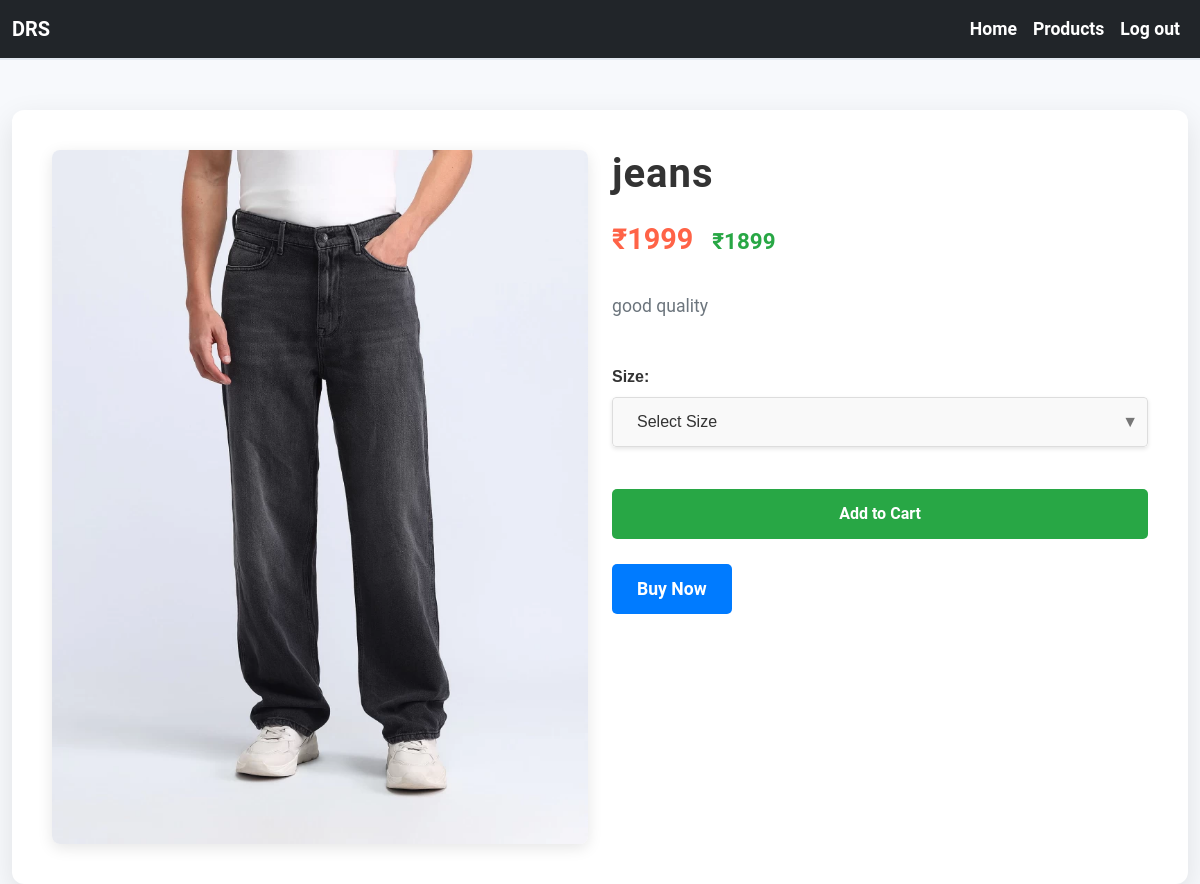
The app's page /view_pro/8/ with its own data.
### app/models.py (models this page shows, shortened)
class Product(models.Model):
    pro_id=models.TextField()
    name=models.TextField()
    price=models.IntegerField()
    ofr_price=models.IntegerField()
    img=models.FileField()
    dis=models.TextField()
    sizes = models.ManyToManyField(Size, related_name='Sizes')
    quantity = models.PositiveIntegerField(default=0)  # New field for stock quantity

### app/views.py (the view)
# urls.py: path('view_pro/<pid>/',views.view_pro),
def view_pro(req, pid):
    product = get_object_or_404(Product, pk=pid)
    return render(req, 'user/view_pro.html', {'data': product})

### templates/user/view_pro.html (shortened to what this page needs)
<!DOCTYPE html>
<html lang="en">
<head>
    <link href="https://cdn.jsdelivr.net/npm/bootstrap@5.3.3/dist/css/bootstrap.min.css" rel="stylesheet">
</head>
<body>
    <nav class="navbar navbar-expand-sm bg-dark navbar-dark">
        <div class="container-fluid">
            <a class="navbar-brand" href="#">DRS</a>
            <div class="collapse navbar-collapse" id="collapsibleNavbar">
                <ul class="navbar-nav ms-auto">
                    <li class="nav-item"><a class="nav-link" href="/user_home">Home</a></li>
                    <li class="nav-item"><a class="nav-link active" href="#">Products</a></li>
                    <li class="nav-item"><a class="nav-link" href="/shp_logout">Log out</a></li>
                </ul>
            </div>
        </div>
    </nav>
    <div class="container">
        <div class="product-card">
            <div class="row">
                <div class="col-lg-6">
                    <img src="{{ data.img.url }}" alt="{{ data.name }}" class="product-image">
                </div>
                <div class="col-lg-6">
                    <h2 class="product-name">{{ data.name }}</h2>
                    <div class="price-section">
                        <span class="offer-price">₹{{ data.price }}</span>
                        <span class="price">₹{{ data.ofr_price }}</span>
                    </div>
                    <p class="description">{{ data.dis }}</p>
                    <form method="POST" action="{% url 'add_to_cart' pid=data.id %}">
                        <div class="custom-size-selector">
                            <label for="size" class="selector-label">Size:</label>
                            <div class="custom-select-wrapper">
                                <select name="size" id="size" class="custom-size-select" required>
                                    <option value="" selected>Select Size</option>
                                </select>
                            </div>
                        </div>
                        <button type="submit" class="btn">Add to Cart</button>
                    </form>
                    <div class="actions">
                        <a href="../user_buy1/{{ data.pk }}" class="buy-now">Buy Now</a>
                    </div>
                </div>
            </div>
        </div>
    </div>
</body>
</html>

### templates/user/view_pro.html (style rules this page uses)
body { font-family: 'Roboto', sans-serif; background-color: #f7f9fc; color: #495057; margin: 0; padding: 0; }
.navbar { background-color: #343a40; margin-bottom: 20px; border-bottom: 2px solid #e2e8f0; }
.navbar .navbar-brand { font-weight: bold; }
.navbar-nav .nav-link { color: #fff; font-size: 1.1rem; font-weight: 600; }
.container { margin-top: 50px; max-width: 1200px; }
.product-image { width: 100%; height: auto; object-fit: cover; border-radius: 8px; box-shadow: 0 4px 15px rgba(0, 0, 0, 0.1); transition: transform 0.3s ease; }
.product-card { background-color: #fff; border-radius: 12px; padding: 40px; box-shadow: 0 10px 30px rgba(0, 0, 0, 0.1); transition: transform 0.3s ease, box-shadow 0.3s ease; }
.product-name { font-size: 2.5rem; font-weight: 700; color: #333; margin-bottom: 20px; letter-spacing: 1px; }
.price-section { margin-bottom: 30px; }
.offer-price { font-size: 1.8rem; color: #ff6347; font-weight: 600; margin-right: 15px; }
.price { font-size: 1.4rem; font-weight: 700; color: #28a745; text-decoration: none; }
.description { font-size: 1.1rem; color: #6c757d; line-height: 1.6; margin-bottom: 25px; }
.btn { background-color: #28a745; color: white; font-weight: bold; border-radius: 5px; padding: 12px 25px; transition: all 0.3s ease; margin-top: 15px; width: 100%; text-align: center; }
.custom-size-selector { font-family: 'Arial', sans-serif; margin: 20px 0; position: relative; display: inline-block; width: 100%; }
.selector-label { display: block; margin-bottom: 8px; font-size: 16px; font-weight: bold; color: #333; }
.custom-select-wrapper { position: relative; width: 100%; display: inline-block; border-radius: 4px; overflow: hidden; box-shadow: 0 2px 4px rgba(0, 0, 0, 0.1); }
.custom-size-select { appearance: none; -webkit-appearance: none; -moz-appearance: none; padding: 12px 24px; font-size: 16px; width: 100%; background: #f9f9f9; border: 1px solid #ddd; border-radius: 4px; color: #333; cursor: pointer; outline: none; position: relative; z-index: 1; }
.custom-select-wrapper::after { content: "▼"; font-size: 16px; position: absolute; top: 50%; right: 10px; transform: translateY(-50%); color: #777; pointer-events: none; z-index: 2; }
.custom-size-select option { padding: 12px 24px; font-size: 16px; }
.actions { margin-top: 25px; display: flex; justify-content: space-between; }
.actions .buy-now { font-size: 1.1rem; background-color: #007bff; color: white; font-weight: bold; padding: 12px 25px; border-radius: 5px; text-decoration: none; transition: all 0.3s ease; }

### records on screen
Product: img (picture), name "jeans", price "1999", ofr_price "1899", dis "good quality"
